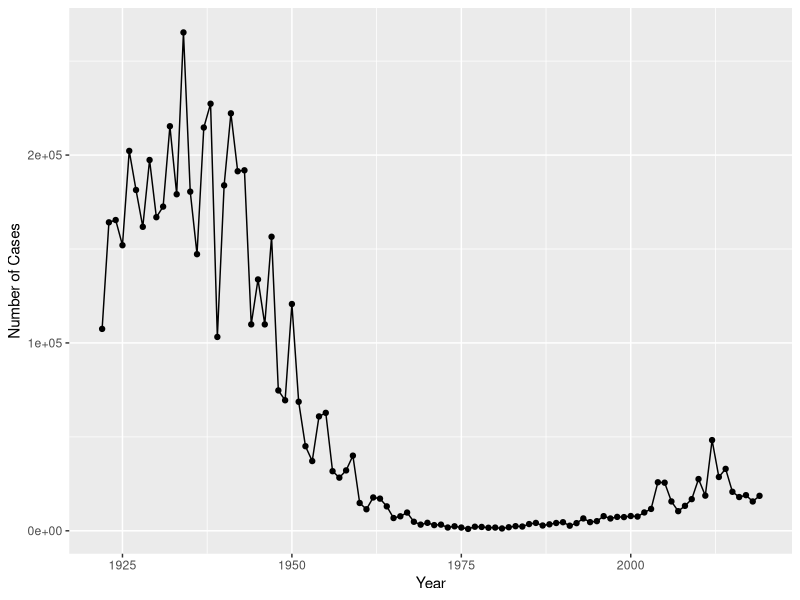
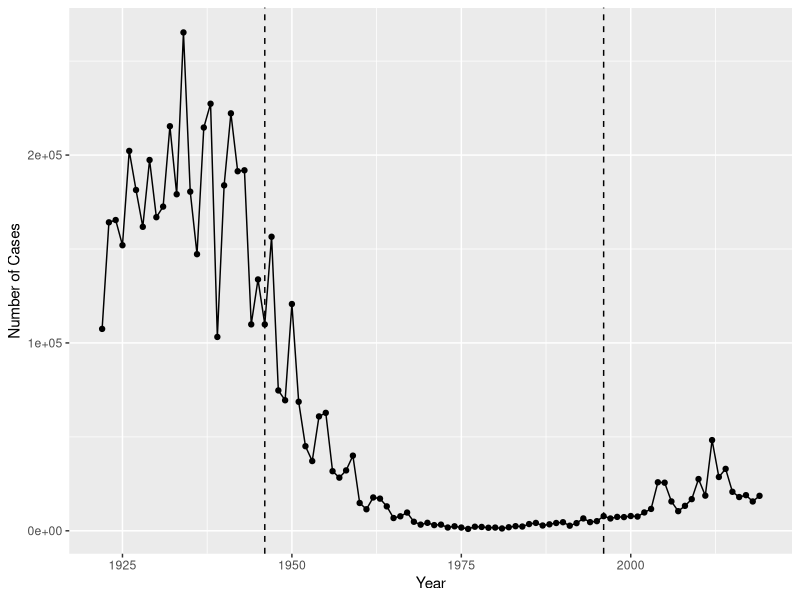

Write R code to recreate these figures, in order. (Note: this script raises an error after producing the figures.)
## ---- chunk 1
knitr::opts_chunk$set(echo = TRUE)
## ---- chunk 2
cdc <- data.frame(
                          Year = c(1922L,
                                   1923L,1924L,1925L,1926L,1927L,1928L,
                                   1929L,1930L,1931L,1932L,1933L,1934L,1935L,
                                   1936L,1937L,1938L,1939L,1940L,1941L,
                                   1942L,1943L,1944L,1945L,1946L,1947L,1948L,
                                   1949L,1950L,1951L,1952L,1953L,1954L,
                                   1955L,1956L,1957L,1958L,1959L,1960L,
                                   1961L,1962L,1963L,1964L,1965L,1966L,1967L,
                                   1968L,1969L,1970L,1971L,1972L,1973L,
                                   1974L,1975L,1976L,1977L,1978L,1979L,1980L,
                                   1981L,1982L,1983L,1984L,1985L,1986L,
                                   1987L,1988L,1989L,1990L,1991L,1992L,1993L,
                                   1994L,1995L,1996L,1997L,1998L,1999L,
                                   2000L,2001L,2002L,2003L,2004L,2005L,
                                   2006L,2007L,2008L,2009L,2010L,2011L,2012L,
                                   2013L,2014L,2015L,2016L,2017L,2018L,
                                   2019L),
  No..Reported.Pertussis.Cases = c(107473,
                                   164191,165418,152003,202210,181411,
                                   161799,197371,166914,172559,215343,179135,
                                   265269,180518,147237,214652,227319,103188,
                                   183866,222202,191383,191890,109873,
                                   133792,109860,156517,74715,69479,120718,
                                   68687,45030,37129,60886,62786,31732,28295,
                                   32148,40005,14809,11468,17749,17135,
                                   13005,6799,7717,9718,4810,3285,4249,
                                   3036,3287,1759,2402,1738,1010,2177,2063,
                                   1623,1730,1248,1895,2463,2276,3589,
                                   4195,2823,3450,4157,4570,2719,4083,6586,
                                   4617,5137,7796,6564,7405,7298,7867,
                                   7580,9771,11647,25827,25616,15632,10454,
                                   13278,16858,27550,18719,48277,28639,
                                   32971,20762,17972,18975,15609,18617)
)
## ---- chunk 3
library(ggplot2)
## ---- chunk 4
ggplot(cdc) +
  aes(Year, No..Reported.Pertussis.Cases) +
  geom_point() +
  geom_line() +
  labs(x="Year",y="Number of Cases")
## ---- chunk 5
ggplot(cdc) +
  aes(Year, No..Reported.Pertussis.Cases) +
  geom_point() +
  geom_line() +
  geom_vline(xintercept=c(1946,1996),linetype="dashed")+
  labs(x="Year",y="Number of Cases")
## ---- chunk 6
library(jsonlite)
## ---- chunk 7
subject <- read_json("https://www.cmi-pb.org/api/subject", simplifyVector = TRUE) 
head(subject, 3)
## ---- chunk 8
table(subject$infancy_vac)
## ---- chunk 9
table(subject$biological_sex)
## ---- chunk 10
table(subject$race)
## ---- chunk 11
library(dplyr)
## ---- chunk 12
male <- subject%>%filter(biological_sex == "Male")
female <- subject%>%filter(biological_sex == "Female")
## ---- chunk 13
table(male$race)

## ---- chunk 14
table(female$race)
## ---- chunk 15
library(lubridate)
today()
## ---- chunk 16
today() - ymd("2000-01-01")
## ---- chunk 17
time_length( today() - ymd("2000-01-01"),  "years")
## ---- chunk 18
subject$age <- today() - ymd(subject$year_of_birth)
ap <- subject%>%filter(infancy_vac == "aP")
wp <- subject%>%filter(infancy_vac == "wP")
time_length(mean(ap$age),"years")
time_length(mean(wp$age),"years")
## ---- chunk 19
boost_age <- time_length(ymd(subject$date_of_boost) - ymd(subject$year_of_birth), "year")
head(boost_age)
## ---- chunk 20
ggplot(subject) +
  aes(time_length(age, "year"),
      fill=as.factor(infancy_vac)) +
  geom_histogram(show.legend=FALSE) +
  facet_wrap(vars(infancy_vac), nrow=2) 
## ---- chunk 21
specimen <- read_json("https://www.cmi-pb.org/api/specimen", simplifyVector = TRUE) 
titer <- read_json("https://www.cmi-pb.org/api/ab_titer", simplifyVector = TRUE) 
## ---- chunk 22
meta <- full_join(specimen, subject)
dim(meta)
head(meta)
## ---- chunk 23
abdata <- inner_join(titer, meta)
dim(abdata)
## ---- chunk 24
head(abdata)
## ---- chunk 25
table(abdata$isotype)
## ---- chunk 26
table(abdata$visit)
## ---- chunk 27
ig1 <- abdata %>% filter(isotype == "IgG1", visit!=8)
head(ig1)
## ---- chunk 28
ggplot(ig1) +
  aes(MFI, antigen) +
  geom_boxplot() + 
  facet_wrap(vars(visit), nrow=2)
## ---- chunk 29
ggplot(ig1) +
  aes(MFI, antigen, col=infancy_vac ) +
  geom_boxplot(show.legend = FALSE) + 
  facet_wrap(vars(visit), nrow=2) +
  theme_bw()
## ---- chunk 30
ggplot(ig1) +
  aes(MFI, antigen, col=infancy_vac ) +
  geom_boxplot(show.legend = FALSE) + 
  facet_wrap(vars(infancy_vac, visit), nrow=2)
## ---- chunk 31
filter(ig1, antigen=="PTM") %>%
  ggplot() +
  aes(MFI, col=infancy_vac) +
  geom_boxplot(show.legend = TRUE) +
  facet_wrap(vars(visit)) +
  theme_bw()
## ---- chunk 32
filter(ig1, antigen=="FIM2/3") %>%
  ggplot() +
  aes(MFI, col=infancy_vac) +
  geom_boxplot(show.legend = TRUE) +
  facet_wrap(vars(visit)) +
  theme_bw()
## ---- chunk 33
url <- "https://www.cmi-pb.org/api/v2/rnaseq?versioned_ensembl_gene_id=eq.ENSG00000211896.7"

rna <- read_json(url, simplifyVector = TRUE) 
## ---- chunk 34
ssrna <- inner_join(rna, meta)
## ---- chunk 35
ggplot(ssrna) +
  aes(visit, tpm, group=subject_id) +
  geom_point() +
  geom_line(alpha=0.2)
## ---- chunk 36
ggplot(ssrna) +
  aes(tpm, col=infancy_vac) +
  geom_boxplot() +
  facet_wrap(vars(visit))
## ---- chunk 37
ssrna %>%  
  filter(visit==4) %>% 
  ggplot() +
    aes(tpm, col=infancy_vac) + geom_density() + 
    geom_rug() 
